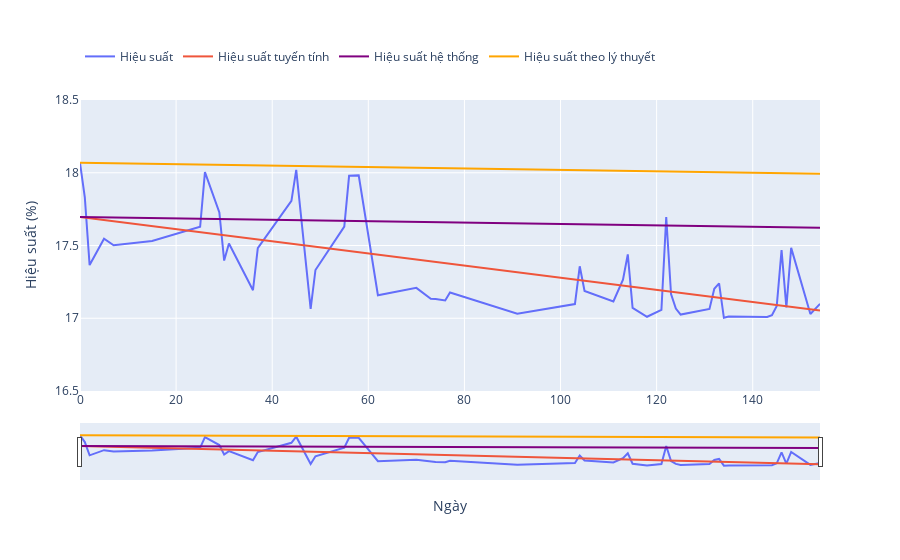

Notebook code for this chart:
### Code cell
df_bin = df1[['Hieu suat','month','stt']] 
x = len(df_bin)
num_index = range(0,x,1)
a=df_bin['stt'][x-1]
df_bin =  df_bin.reset_index()
df_bin.head() 
x=df_bin['stt'].tolist()
y=df_bin['Hieu suat'].tolist()
x=np.array(x)
y=np.array(y)
mymodel = np.poly1d(np.polyfit(x, y, 1))
myline = np.linspace(0, a, 100)
fig1 = go.Figure()
fig1.add_trace(go.Scatter(
    x=x,
    y=y,
    name="Hiệu suất"))
fig1.add_trace(go.Scatter(
    x=myline,
    y=mymodel(myline),
    name="Hiệu suất tuyến tính"))
fig1.update_layout(yaxis_range=[16.5, 18.5])
b = estimate_coef(x, y) 
print("Estimated coefficients:\nb_0 = {}\nb_1 = {}".format(b[0], b[1])) 
plot_regression_line(x, y, b) 
y_pred1= b[0] + b[1]*x
df1.loc[:,'hstt2']=pd.Series((df1['stt']*b[1]+b[0]), df.index)
fig1.add_trace(go.Scatter(
    x=myline,
    y=b[0]-b[0]/100/365*myline,
    line=dict(color='purple'),
    name="Hiệu suất hệ thống"))
fig1.add_trace(go.Scatter(
    x=myline,
    y=18.06803-b[0]/100/365*myline,
    line=dict(color='orange'),
    name="Hiệu suất theo lý thuyết"))
fig1.update_layout(
    xaxis_title="Ngày",
    yaxis_title="Hiệu suất (%)"
)
fig1.update_layout(legend_orientation="h")
fig1.update_xaxes(
    rangeslider_visible=True
)
fig1.show()
r2 = r2_score(y, y_pred1)
print(r2)
